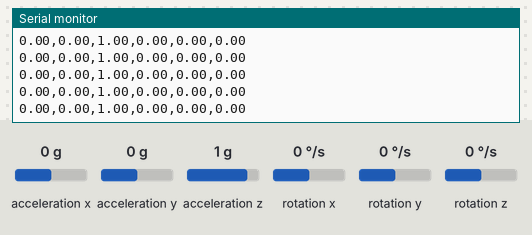
Bench run of a sketch on a simulated Arduino Uno, built with avr-gcc and run on an emulated ATmega328P. Parts: the last lines printed to the serial monitor. The inputs (shaded band) are chosen by the test bench; at power-on: acceleration x 0 g, acceleration y 0 g, rotation x 0 °/s, acceleration z 1 g, rotation y 0 °/s, rotation z 0 °/s.

Above: at 1.2 s.
1.3 s: acceleration x set to -1.4 g
At 1.34 s:
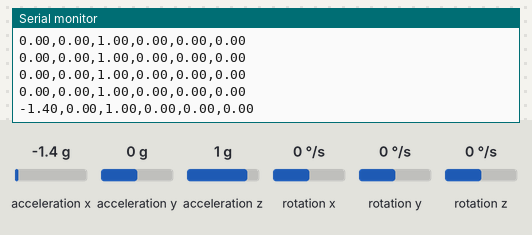
2.8 s: acceleration y set to -1.4 g
At 2.83 s:
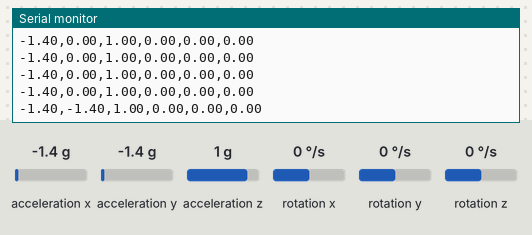
4.3 s: rotation x set to 100 °/s
At 4.32 s:
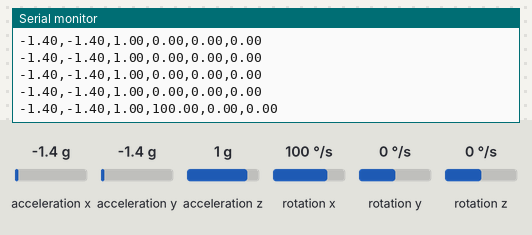
7.3 s: acceleration z set to -1.4 g
At 7.31 s:
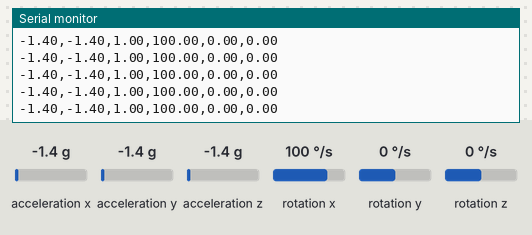
8.8 s: rotation y set to -192 °/s
At 8.81 s:
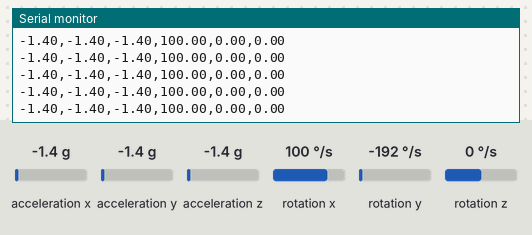

Measured:
- after the input at 1.3 s, the serial monitor: prints a new line at once (image 1)
- after the input at 2.8 s, the serial monitor: prints a new line at once (image 2)
- after the input at 4.3 s, the serial monitor: prints a new line at once (image 3)

The sketch:

sketch_mar26a.ino
```cpp
#include <Wire.h>
#include "LSM6DS3.h"

LSM6DS3 imu(I2C_MODE, 0x6A);  // LSM6DS3 I2C address

void setup() {
    Serial.begin(115200);
    while (!Serial);  // Wait for Serial Monitor
    if (imu.begin() != 0) {
        Serial.println("IMU Initialization Failed!");
        while (1);
    }
    Serial.println("IMU Initialized!");
}

void loop() {
    float ax = imu.readFloatAccelX();
    float ay = imu.readFloatAccelY();
    float az = imu.readFloatAccelZ();
    float gx = imu.readFloatGyroX();
    float gy = imu.readFloatGyroY();
    float gz = imu.readFloatGyroZ();

    // Send data as CSV format
    Serial.print(ax); Serial.print(",");
    Serial.print(ay); Serial.print(",");
    Serial.print(az); Serial.print(",");
    Serial.print(gx); Serial.print(",");
    Serial.print(gy); Serial.print(",");
    Serial.println(gz);

    delay(50);  // Adjust for smoother data flow
}
```
